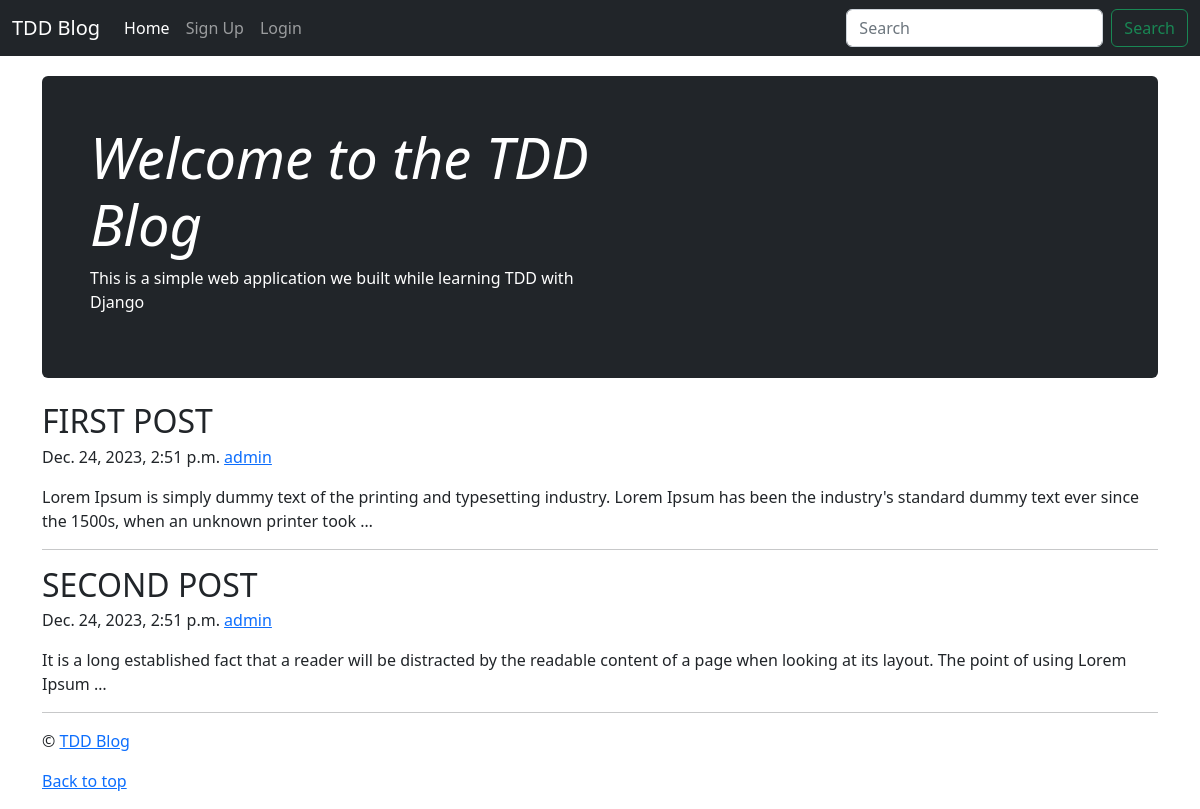
The app's page /, older data.
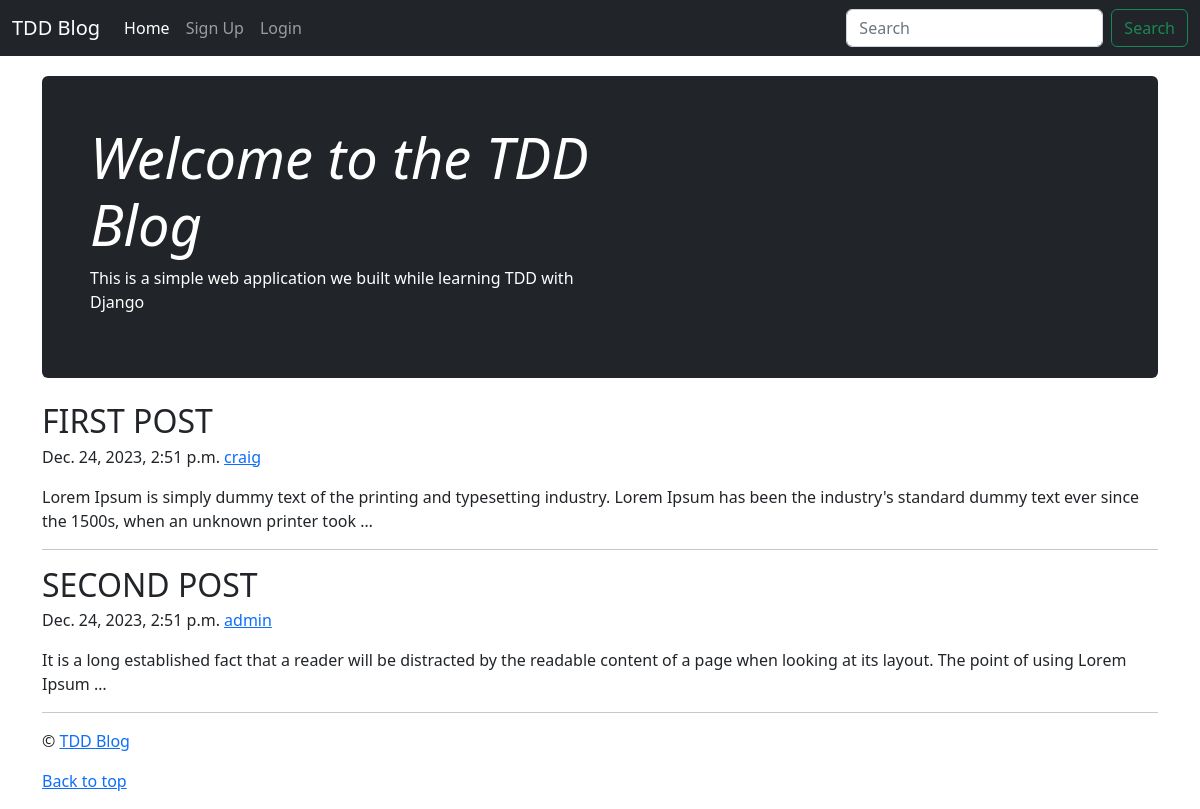
The same page, newer data.
### posts/models.py (models this page shows, shortened)
class Post(models.Model):
    title = models.CharField(max_length=50)
    body = models.TextField()
    created_at = models.DateTimeField(auto_now_add=True)
    modified_at = models.DateTimeField(auto_now=True)
    author = models.ForeignKey(User, on_delete=models.CASCADE, null=True)

### posts/views.py (the view)
# urls.py: urlpatterns = [path("", views.index, name="index")]
def index(request):
    posts = Post.objects.all()
    return render(request, "posts/index.html", {"posts": posts})

### posts/templates/posts/index.html (shortened to what this page needs)
{% extends 'base.html' %} {% block content %}
<div class="p-4 p-md-5 mb-4 rounded text-bg-dark">
  <div class="col-md-6 px-0">
    <h1 class="display-4 fst-italic" >Welcome to the TDD Blog</h1>
    <p class="">
      This is a simple web application we built while learning TDD with Django
    </p>
  </div>
</div>
{% for post in posts %}
<article class="blog-post">
  <h2 class="blog-post-title mb-1">{{post.title}}</h2>
  <p class="blog-post-meta">
    {{post.created_at}} <a href="#">{{post.author}}</a>
  </p>
  <p>{{post.body|truncatewords:30}}</p>
  <hr />
</article>
{% endfor %} {% endblock content %}

Row changes from the older to the newer data that the page shows:
changed Post "FIRST POST": author "admin" → "craig"
